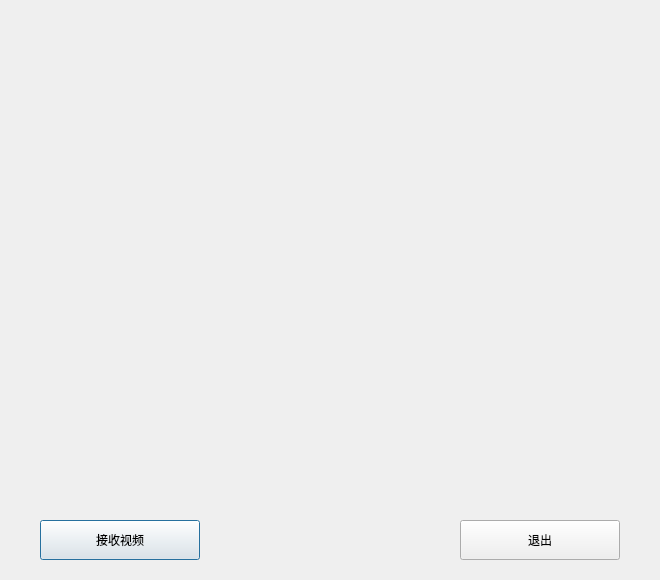
<?xml version="1.0" encoding="UTF-8"?>
<ui version="4.0">
 <class>VideoDisplayClass</class>
 <widget class="QDialog" name="VideoDisplayClass">
  <property name="geometry">
   <rect>
    <x>0</x>
    <y>0</y>
    <width>660</width>
    <height>580</height>
   </rect>
  </property>
  <property name="windowTitle">
   <string>视频浏览器</string>
  </property>
  <widget class="QPushButton" name="receiveButton">
   <property name="geometry">
    <rect>
     <x>40</x>
     <y>520</y>
     <width>160</width>
     <height>40</height>
    </rect>
   </property>
   <property name="text">
    <string>接收视频</string>
   </property>
  </widget>
  <widget class="QPushButton" name="exitButton">
   <property name="geometry">
    <rect>
     <x>460</x>
     <y>520</y>
     <width>160</width>
     <height>40</height>
    </rect>
   </property>
   <property name="text">
    <string>退出</string>
   </property>
  </widget>
  <widget class="QLabel" name="displayLabel">
   <property name="geometry">
    <rect>
     <x>10</x>
     <y>20</y>
     <width>640</width>
     <height>480</height>
    </rect>
   </property>
   <property name="text">
    <string/>
   </property>
  </widget>
  <zorder>displayLabel</zorder>
  <zorder>receiveButton</zorder>
  <zorder>exitButton</zorder>
 </widget>
 <layoutdefault spacing="6" margin="11"/>
 <resources>
  <include location="videodisplay.qrc"/>
 </resources>
 <connections/>
</ui>
